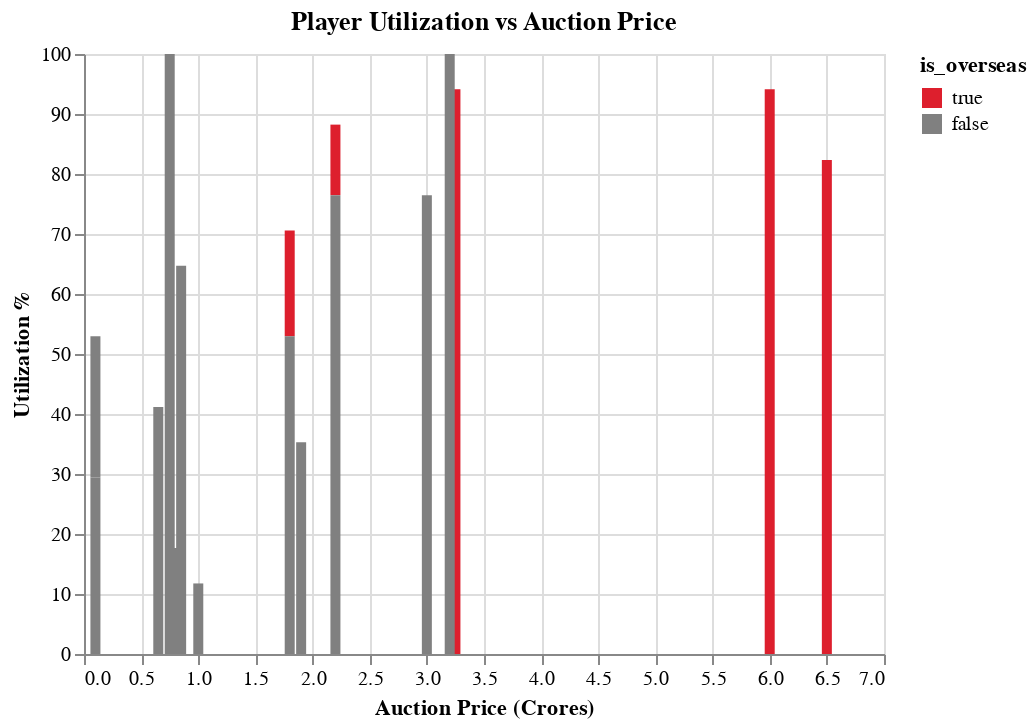

Source (notebook cell):
### Code cell
def analyze_player_utilization():
    # Calculate matches played for each player
    batting_matches = balls_df[balls_df['batting_team'] == 'Kings XI Punjab'].groupby('batsman')['match_id'].nunique().reset_index()
    bowling_matches = balls_df[balls_df['bowling_team'] == 'Kings XI Punjab'].groupby('bowler')['match_id'].nunique().reset_index()

    # Combine batting and bowling appearances
    all_matches = pd.concat([
        batting_matches.rename(columns={'batsman': 'player'}),
        bowling_matches.rename(columns={'bowler': 'player'})
    ]).groupby('player')['match_id'].max().reset_index()

    # Add auction data
    all_matches['mapped_name'] = all_matches['player'].map(name_mapping)
    utilization_stats = all_matches.merge(
        auction_df[['player', 'price_cr', 'type', 'is_overseas']],
        left_on='mapped_name',
        right_on='player',
        how='left'
    )

    # Calculate utilization percentage
    total_matches = len(kxip_matches)
    utilization_stats['utilization_pct'] = (utilization_stats['match_id'] / total_matches * 100).round(2)

    return utilization_stats

def create_utilization_charts(utilization_stats):
    # Utilization by price bracket
    price_chart = alt.Chart(utilization_stats[utilization_stats['price_cr'].notna()]).mark_bar().encode(
        x=alt.X('price_cr:Q', title='Auction Price (Crores)'),
        y=alt.Y('utilization_pct:Q', title='Utilization %'),
        color=alt.Color('is_overseas:N',
            scale=alt.Scale(domain=[True, False],
                          range=['#DD1F2D', '#808080'])),
        tooltip=['player_x', 'match_id', 'utilization_pct', 'price_cr', 'type']
    ).properties(
        width=400,
        height=300,
        title='Player Utilization vs Auction Price'
    )

    return price_chart

# Execute analysis
utilization_stats = analyze_player_utilization()

# Print utilization analysis
print("Player Utilization Analysis:")
print("\nOverall Utilization Summary:")
print(f"Total Team Matches: {len(kxip_matches)}")
print(f"Total Players Used: {len(utilization_stats)}")

print("\nUtilization by Price Bracket:")
price_brackets = [0, 1, 3, 7]
for i in range(len(price_brackets)-1):
    bracket_players = utilization_stats[
        (utilization_stats['price_cr'] > price_brackets[i]) &
        (utilization_stats['price_cr'] <= price_brackets[i+1])
    ]
    print(f"\nPrice {price_brackets[i]}-{price_brackets[i+1]} Cr:")
    print(bracket_players[['player_x', 'match_id', 'utilization_pct', 'price_cr', 'type']].sort_values('utilization_pct', ascending=False).to_string(index=False))

print("\nOverseas Player Utilization:")
overseas_stats = utilization_stats[utilization_stats['is_overseas'] == True].sort_values('match_id', ascending=False)
print(overseas_stats[['player_x', 'match_id', 'utilization_pct', 'type']].to_string(index=False))

# Display visualization
create_utilization_charts(utilization_stats)

### Figure 1 — Vega-Lite specification as saved in the notebook (floating-point values rounded to 4 significant figures)
{"config": {"view": {"continuousWidth": 300, "continuousHeight": 300}}, "data": {"name": "data-8cacd059a2f3f55c4d0dbb99b992c2c2"}, "mark": {"type": "bar"}, "encoding": {"color": {"field": "is_overseas", "scale": {"domain": [true, false], "range": ["#DD1F2D", "#808080"]}, "type": "nominal"}, "tooltip": [{"field": "player_x", "type": "nominal"}, {"field": "match_id", "type": "quantitative"}, {"field": "utilization_pct", "type": "quantitative"}, {"field": "price_cr", "type": "quantitative"}, {"field": "type", "type": "nominal"}], "x": {"field": "price_cr", "title": "Auction Price (Crores)", "type": "quantitative"}, "y": {"field": "utilization_pct", "title": "Utilization %", "type": "quantitative"}}, "height": 300, "title": "Player Utilization vs Auction Price", "width": 400, "$schema": "https://vega.github.io/schema/vega-lite/v5.20.1.json", "datasets": {"data-8cacd059a2f3f55c4d0dbb99b992c2c2": [{"player_x": "AR Patel", "match_id": 17, "mapped_name": "Akshar Rajesh Patel", "player_y": "Akshar Rajesh Patel", "price_cr": 0.75, "type": "All-Rounder", "is_overseas": false, "utilization_pct": 100.0}, {"player_x": "BE Hendricks", "match_id": 3, "mapped_name": "Beuran Hendricks", "player_y": "Beuran Hendricks", "price_cr": 1.8, "type": "Bowler", "is_overseas": true, "utilization_pct": 17.65}, {"player_x": "CA Pujara", "match_id": 6, "mapped_name": "Cheteshwar Pujara", "player_y": "Cheteshwar Pujara", "price_cr": 1.9, "type": "Batsman", "is_overseas": false, "utilization_pct": 35.29}, {"player_x": "GJ Bailey", "match_id": 16, "mapped_name": "George Bailey", "player_y": "George Bailey", "price_cr": 3.25, "type": "Batsman", "is_overseas": true, "utilization_pct": 94.12}, {"player_x": "GJ Maxwell", "match_id": 16, "mapped_name": "Glenn Maxwell", "player_y": "Glenn Maxwell", "price_cr": 6.0, "type": "All-Rounder", "is_overseas": true, "utilization_pct": 94.12}, {"player_x": "Karanveer Singh", "match_id": 5, "mapped_name": "Karanveer Singh", "player_y": "Karanveer Singh", "price_cr": 0.1, "type": "All-Rounder", "is_overseas": false, "utilization_pct": 29.41}, {"player_x": "L Balaji", "match_id": 9, "mapped_name": "Lakshmipathy Balaji", "player_y": "Lakshmipathy Balaji", "price_cr": 1.8, "type": "Bowler", "is_overseas": false, "utilization_pct": 52.94}, {"player_x": "M Kartik", "match_id": 2, "mapped_name": "Murali Kartik", "player_y": "Murali Kartik", "price_cr": 1.0, "type": "Bowler", "is_overseas": false, "utilization_pct": 11.76}, {"player_x": "MG Johnson", "match_id": 14, "mapped_name": "Mitchell Johnson", "player_y": "Mitchell Johnson", "price_cr": 6.5, "type": "All-Rounder", "is_overseas": true, "utilization_pct": 82.35}, {"player_x": "Mandeep Singh", "match_id": 3, "mapped_name": "Mandeep Hardev Singh", "player_y": "Mandeep Hardev Singh", "price_cr": 0.8, "type": "All-Rounder", "is_overseas": false, "utilization_pct": 17.65}, {"player_x": "P Awana", "match_id": 7, "mapped_name": "Parvinder Awana", "player_y": "Parvinder Awana", "price_cr": 0.65, "type": "Bowler", "is_overseas": false, "utilization_pct": 41.18}, {"player_x": "R Dhawan", "match_id": 13, "mapped_name": "Rishi Dhawan", "player_y": "Rishi Dhawan", "price_cr": 3.0, "type": "All-Rounder", "is_overseas": false, "utilization_pct": 76.47}, {"player_x": "SE Marsh", "match_id": 2, "mapped_name": "Shaun Marsh", "player_y": "Shaun Marsh", "price_cr": 2.2, "type": "Batsman", "is_overseas": true, "utilization_pct": 11.76}, {"player_x": "Sandeep Sharma", "match_id": 11, "mapped_name": "Sandeep Sharma", "player_y": "Sandeep Sharma", "price_cr": 0.85, "type": "Bowler", "is_overseas": false, "utilization_pct": 64.71}, {"player_x": "Shivam Sharma", "match_id": 4, "mapped_name": "Shivam Sharma", "player_y": "Shivam Sharma", "price_cr": 0.1, "type": "Bowler", "is_overseas": false, "utilization_pct": 23.53}, {"player_x": "V Sehwag", "match_id": 17, "mapped_name": "Virender Sehwag", "player_y": "Virender Sehwag", "price_cr": 3.2, "type": "Batsman", "is_overseas": false, "utilization_pct": 100.0}, {"player_x": "WP Saha", "match_id": 13, "mapped_name": "Wriddhiman Saha", "player_y": "Wriddhiman Saha", "price_cr": 2.2, "type": "Wicket Keeper", "is_overseas": false, "utilization_pct": 76.47}]}}
